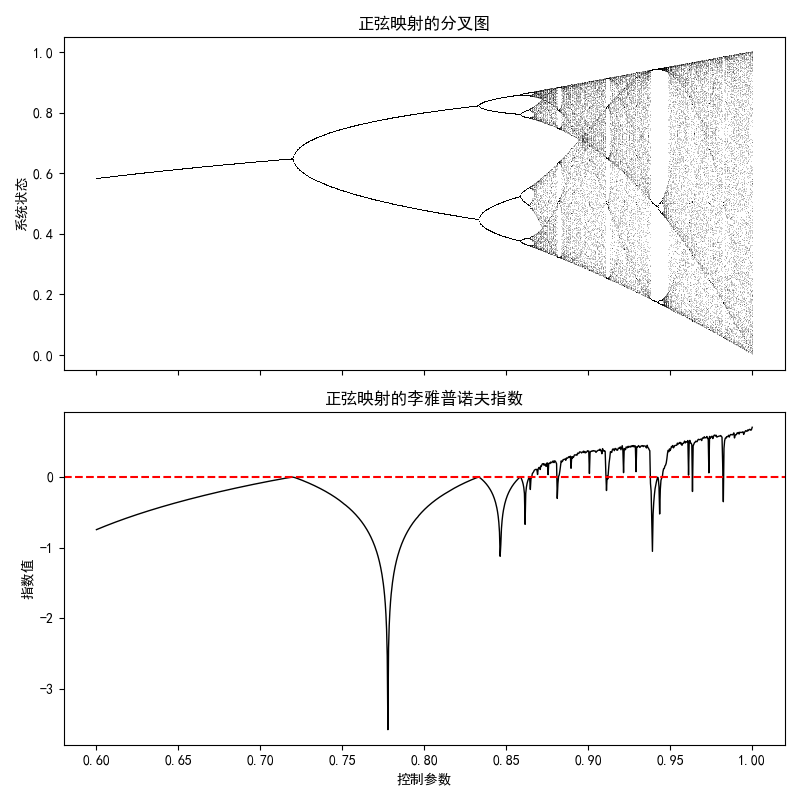

Recreate this plot in Python.
import numpy as np
import matplotlib.pyplot as plt


def plot_sine_map():
    # 设置正弦映射的参数，重点观察分叉区域
    r_values = np.linspace(0.6, 1.0, 1000)
    iterations = 1000
    last_iterations = 100
    x = np.ones(len(r_values)) * 0.1
    lyapunov = np.zeros(len(r_values))

    fig, (ax1, ax2) = plt.subplots(2, 1, figsize=(8, 8), sharex=True)

    for i in range(iterations):
        x = r_values * np.sin(np.pi * x)

        if i >= iterations - last_iterations:
            ax1.plot(r_values, x, ',k', alpha=0.2)
        # 累加对数导数以计算指数
        derivative = np.abs(r_values * np.pi * np.cos(np.pi * x))
        lyapunov += np.log(np.maximum(derivative, 1e-10))

    lyapunov /= iterations

    ax1.set_title("正弦映射的分叉图")
    ax1.set_ylabel("系统状态")
    ax2.plot(r_values, lyapunov, 'k-', lw=1)
    ax2.axhline(0, color='r', linestyle='--')
    ax2.set_title("正弦映射的李雅普诺夫指数")
    ax2.set_xlabel("控制参数")
    ax2.set_ylabel("指数值")
    plt.tight_layout()
    plt.show()

def plot_logistic_map():
    # 设置逻辑斯蒂映射的参数进行对比讨论
    mu_values = np.linspace(2.5, 4.0, 1000)
    iterations = 1000
    last_iterations = 100
    x = np.ones(len(mu_values)) * 0.1
    lyapunov = np.zeros(len(mu_values))

    fig, (ax1, ax2) = plt.subplots(2, 1, figsize=(8, 8), sharex=True)

    for i in range(iterations):
        # 逻辑斯蒂映射公式
        x = mu_values * x * (1 - x)
        if i >= iterations - last_iterations:
            ax1.plot(mu_values, x, ',k', alpha=0.2)
        derivative = np.abs(mu_values * (1 - 2 * x))
        lyapunov += np.log(np.maximum(derivative, 1e-10))

    lyapunov /= iterations

    ax1.set_title("逻辑斯蒂映射的分叉图")
    ax1.set_ylabel("系统状态")
    ax2.plot(mu_values, lyapunov, 'k-', lw=1)
    ax2.axhline(0, color='r', linestyle='--')
    ax2.set_title("逻辑斯蒂映射的李雅普诺夫指数")
    ax2.set_xlabel("控制参数")
    ax2.set_ylabel("指数值")
    plt.tight_layout()
    plt.show()


plt.rcParams['font.sans-serif'] = ['SimHei']
plt.rcParams['axes.unicode_minus'] = False



plot_sine_map()
plot_logistic_map()
